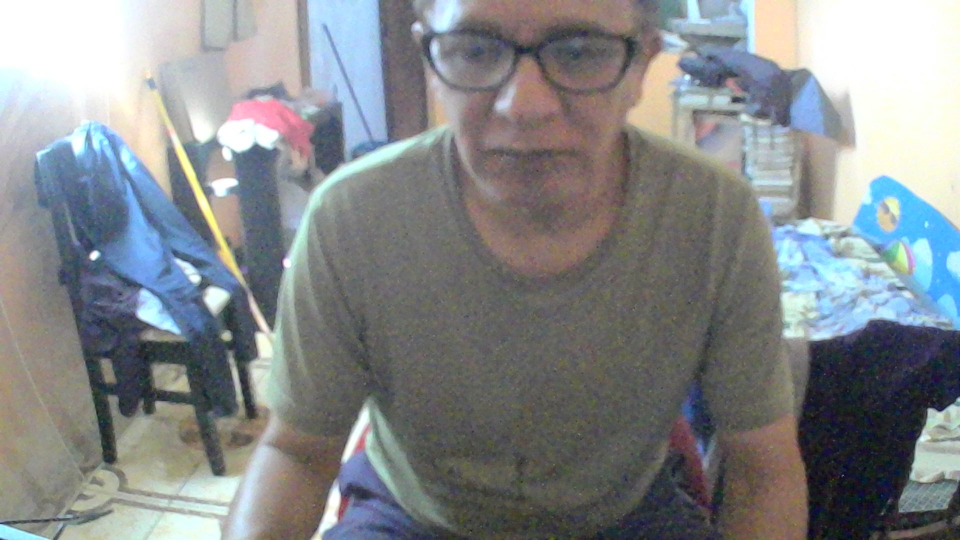
#> input picture temp_uploads/25853baf-da17-422c-9003-387f1fdacb59.jpg, 1920 x 1080 px (shown at 1/2 size)
$ python -i image_preprocessor_v2.py   (imports and definitions only)
#> lines starting #> are read from the running program, lines starting #| are printed output that depends on the picture
"""
Image Preprocessor V2 - Optimizado para Hojas de Respuestas
app/services/image_preprocessor_v2.py

MEJORAS V2:
- Aumento de contraste más agresivo (CLAHE)
- Binarización adaptativa optimizada para texto manuscrito
- Detección y corrección de perspectiva mejorada
- Reducción de sombras
- Nitidez enfocada en áreas de texto
"""

import cv2
import numpy as np
from pathlib import Path
from typing import Tuple, Dict
import os


class ImagePreprocessorV2:
    """
    Pre-procesador de imágenes optimizado para hojas de examen.
    """

    def __init__(self):
        self.debug_mode = False

    # [97 lines left out: functions corregir_perspectiva, _order_points, _four_point_transform, mejorar_contraste_clahe, not called in this run]

    def reducir_sombras(self, imagen: np.ndarray) -> np.ndarray:
        """
        Reduce sombras usando división de imagen por background estimado.
        """
        try:
            # Convertir a escala de grises
            gray = cv2.cvtColor(imagen, cv2.COLOR_BGR2GRAY)

            # Estimar background usando desenfoque grande
            background = cv2.GaussianBlur(gray, (51, 51), 0)

            # Dividir para normalizar iluminación
            normalized = cv2.divide(gray, background, scale=255)

            # Convertir de vuelta a BGR
            imagen_sin_sombras = cv2.cvtColor(normalized, cv2.COLOR_GRAY2BGR)

            return imagen_sin_sombras

        except Exception as e:
            print(f"⚠️  Error en reducción de sombras: {e}")
            return imagen

    # [47 lines left out: functions aumentar_nitidez, binarizar_adaptativo, not called in this run]

    def procesar_completo(self, imagen_path: str) -> Tuple[str, Dict]:
        """
        Pipeline completo de pre-procesamiento V2 con ZOOM 2X.

        Orden optimizado:
        1. ZOOM 2X (primero, para mayor resolución)
        2. Reducir sombras
        3. Corregir perspectiva
        4. Mejorar contraste (CLAHE)
        5. Aumentar nitidez
        6. Threshold Otsu

        Args:
            imagen_path: Ruta de la imagen original

        Returns:
            tuple: (ruta_imagen_procesada, metadata)
        """

        print("🔧 Iniciando pre-procesamiento OpenCV V2 + ZOOM 2X...")

        try:
            # Cargar imagen
            imagen = cv2.imread(imagen_path)
#> imagen is the input picture: shape (1080, 1920, 3); mean B, G, R 138.3, 136.4, 132.9

            if imagen is None:
                raise ValueError(f"No se pudo cargar la imagen: {imagen_path}")

            h, w = imagen.shape[:2]
#> h = 1080; w = 1920
            print(f"📐 Original: {w}x{h}px")
#| 📐 Original: 1920x1080px

            # Pipeline de procesamiento
            metadata = {
                "original_size": (w, h),
                "pasos_aplicados": []
            }

            # ================================================================
            # PASO 0: ZOOM 2X (NUEVO)
            # ================================================================
            nuevo_ancho = int(w * 2)
#> nuevo_ancho = 3840
            nuevo_alto = int(h * 2)
#> nuevo_alto = 2160

            # Interpolación bicúbica para mejor calidad
            imagen = cv2.resize(
                imagen,
                (nuevo_ancho, nuevo_alto),
                interpolation=cv2.INTER_CUBIC
            )
#> imagen: shape (2160, 3840, 3)

            metadata["pasos_aplicados"].append("zoom_2x")
            metadata["zoom_size"] = (nuevo_ancho, nuevo_alto)
            print(f"✅ Zoom 2x aplicado: {nuevo_ancho}x{nuevo_alto}px")
#| ✅ Zoom 2x aplicado: 3840x2160px

            # ================================================================
            # PASO 1: Reducir sombras
            # ================================================================
            imagen = self.reducir_sombras(imagen)
#> in reducir_sombras, `gray = cv2.cvtColor(imagen, cv2.COLOR_BGR2GRAY)`:
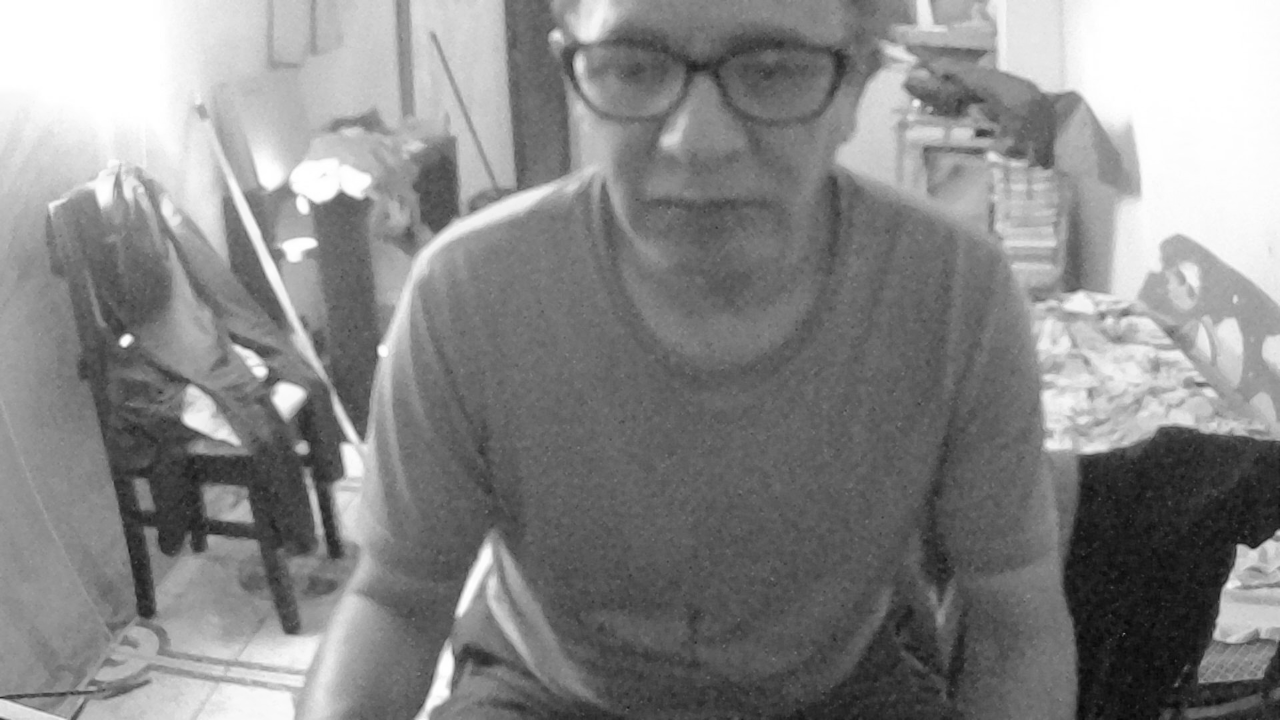
#> gray: shape (2160, 3840) (shown at 1/3 size); min 4, max 255, mean 135.6
#> in reducir_sombras, `normalized = cv2.divide(gray, background, scale=255)`:
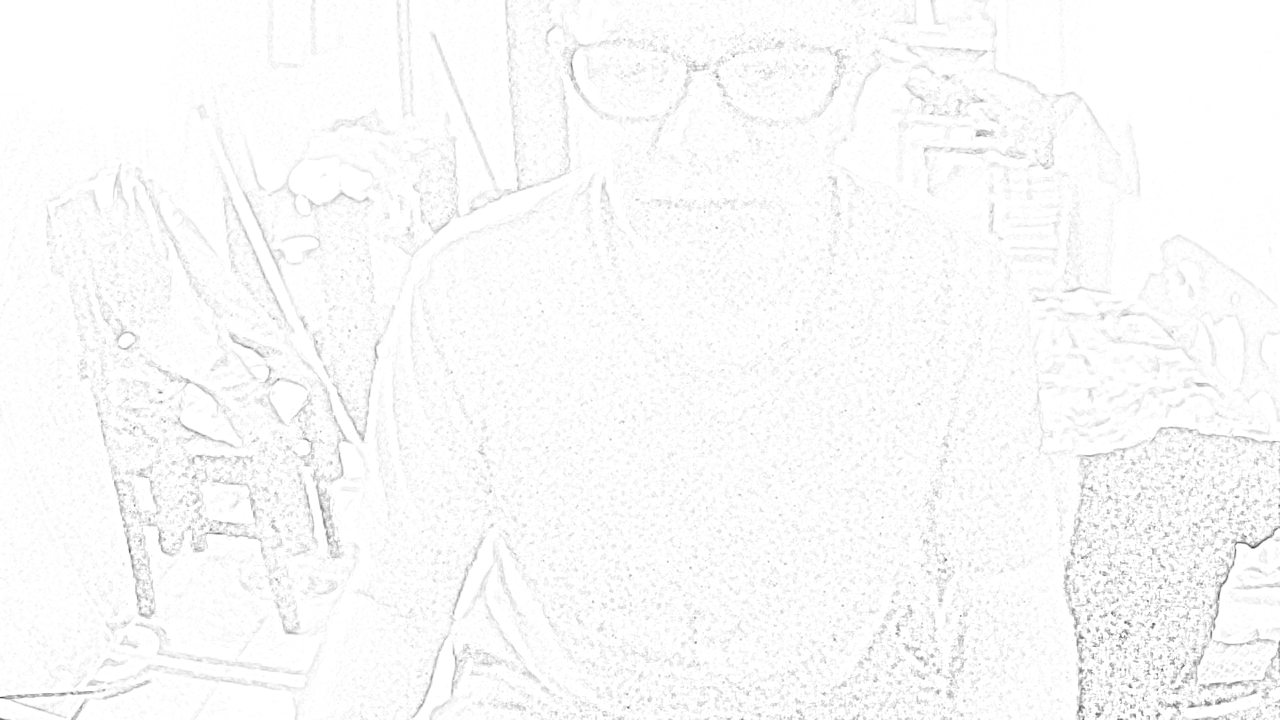
#> normalized: shape (2160, 3840) (shown at 1/3 size); min 40, max 255, mean 250.2
            metadata["pasos_aplicados"].append("reduccion_sombras")
            print("✅ Sombras reducidas")

            # ================================================================
            # PASO 2: Corregir perspectiva - DESACTIVADO
            # ================================================================
            # NOTA: La corrección automática de perspectiva estaba reduciendo
            # la imagen drásticamente (de 2880x3840 a 139x89). Desactivado.
            # imagen = self.corregir_perspectiva(imagen)
            # metadata["pasos_aplicados"].append("correccion_perspectiva")
            print("⏭️  Perspectiva: omitida (evita reducción de imagen)")

            # ================================================================
            # PASO 3: Mejorar contraste con CLAHE (más agresivo)
            # ================================================================
            try:
                lab = cv2.cvtColor(imagen, cv2.COLOR_BGR2LAB)
#> lab: shape (2160, 3840, 3); mean of channels 0, 1, 2 250.8, 128, 128
                l, a, b = cv2.split(lab)
#> a: shape (2160, 3840); every value is 128

                # CLAHE más agresivo para zoom
                clahe = cv2.createCLAHE(clipLimit=4.0, tileGridSize=(8, 8))
                l_clahe = clahe.apply(l)
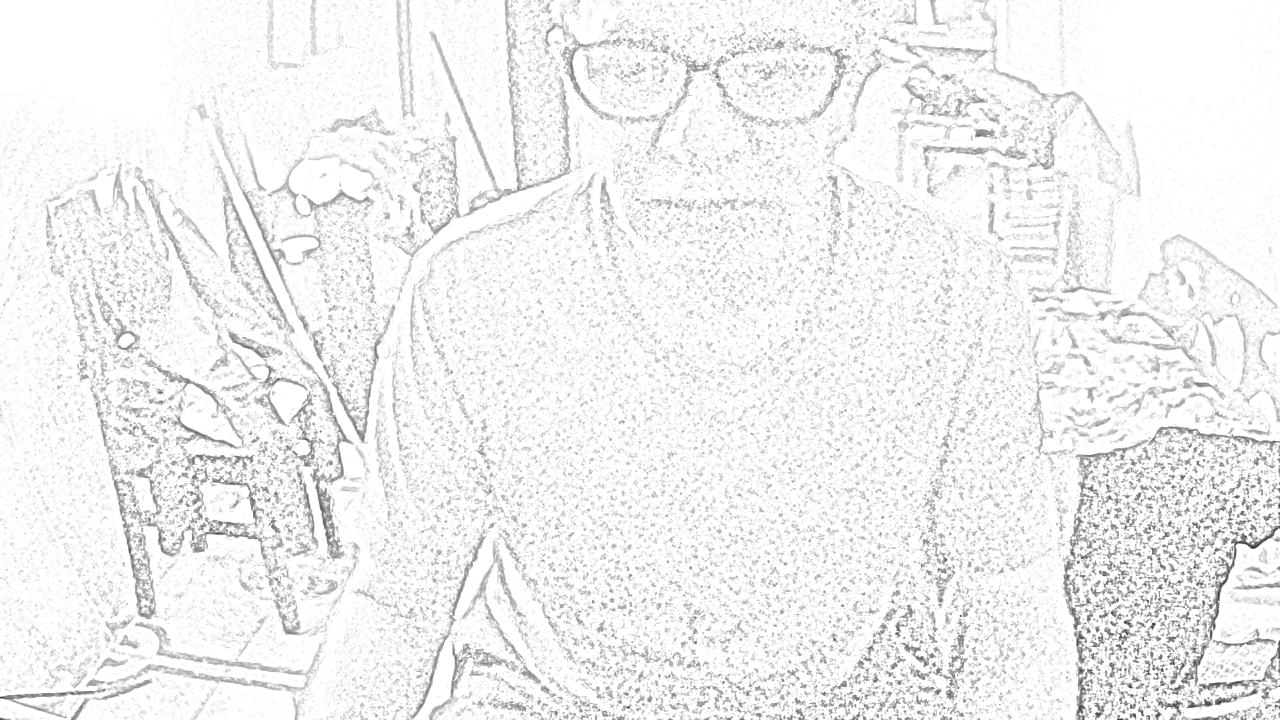
#> l_clahe: shape (2160, 3840) (shown at 1/3 size); min 23, max 255, mean 240.7

                lab_clahe = cv2.merge([l_clahe, a, b])
#> lab_clahe: shape (2160, 3840, 3); mean of channels 0, 1, 2 240.7, 128, 128
                imagen = cv2.cvtColor(lab_clahe, cv2.COLOR_LAB2BGR)

                metadata["pasos_aplicados"].append("clahe_agresivo")
                print("✅ Contraste mejorado (CLAHE agresivo)")
            except Exception as e:
                print(f"⚠️  CLAHE falló: {e}")

            # ================================================================
            # PASO 4: Aumentar nitidez (más agresivo)
            # ================================================================
            try:
                # Kernel de nitidez más fuerte
                kernel = np.array([
                    [-1, -1, -1],
                    [-1, 10, -1],  # Centro más fuerte
                    [-1, -1, -1]
                ])

                imagen = cv2.filter2D(imagen, -1, kernel)
                metadata["pasos_aplicados"].append("nitidez_agresiva")
                print("✅ Nitidez aumentada (agresiva)")
            except Exception as e:
                print(f"⚠️  Nitidez falló: {e}")

            # ================================================================
            # PASO 5: Threshold Otsu
            # ================================================================
            try:
                gray = cv2.cvtColor(imagen, cv2.COLOR_BGR2GRAY)

                # Otsu threshold
                _, thresh = cv2.threshold(gray, 0, 255, cv2.THRESH_BINARY + cv2.THRESH_OTSU)
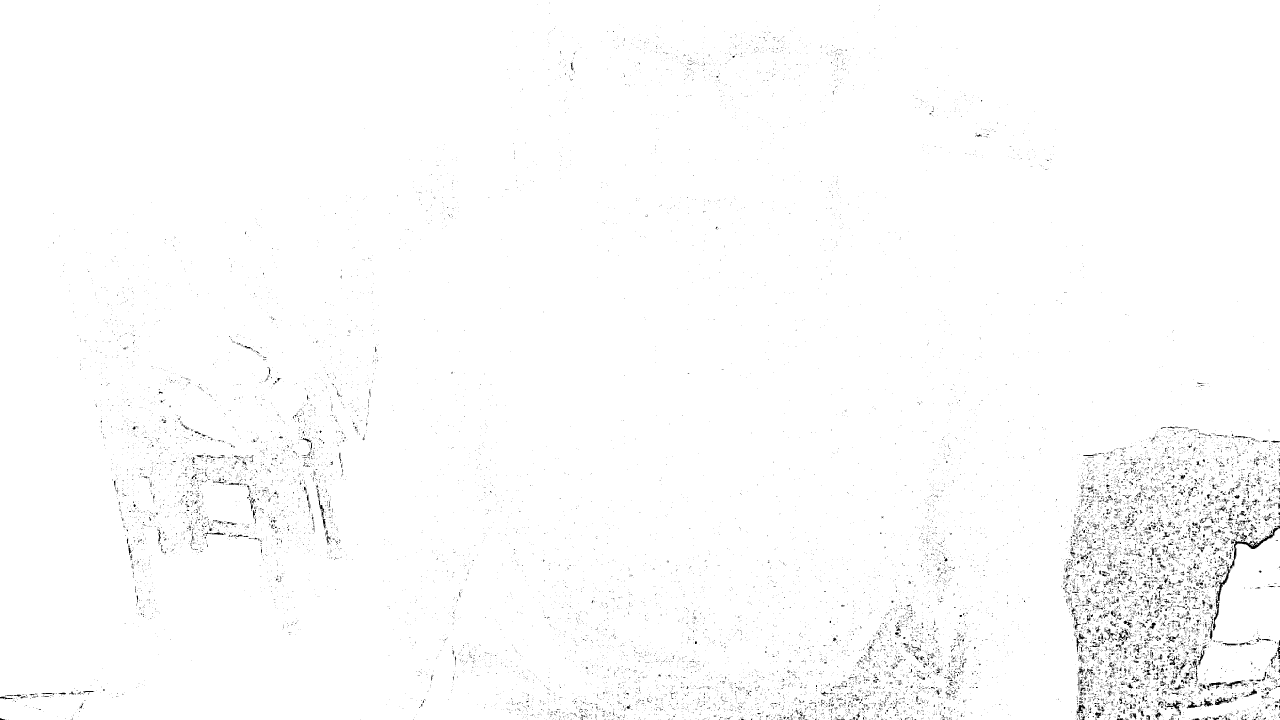
#> thresh: shape (2160, 3840) (shown at 1/3 size); 98.8% white; black in thin lines or dots

                # Convertir de vuelta a BGR
                imagen_final = cv2.cvtColor(thresh, cv2.COLOR_GRAY2BGR)
#> imagen_final: shape (2160, 3840, 3); 98.8% white; black in thin lines or dots

                metadata["pasos_aplicados"].append("threshold_otsu")
                print("✅ Threshold Otsu aplicado")
            except Exception as e:
                print(f"⚠️  Threshold falló: {e}")
                imagen_final = imagen

            # ================================================================
            # GUARDAR
            # ================================================================
            path_obj = Path(imagen_path)
            output_dir = path_obj.parent
            output_filename = f"{path_obj.stem}_processed_v2_zoom2x{path_obj.suffix}"
            output_path = output_dir / output_filename

            cv2.imwrite(str(output_path), imagen_final)

            metadata["output_path"] = str(output_path)
            metadata["output_size"] = imagen_final.shape[:2]

            print(f"✅ Guardado: {output_path}")

            final_h, final_w = imagen_final.shape[:2]
#> final_h = 2160; final_w = 3840
            print(f"📐 Final: {final_w}x{final_h}px")
#| 📐 Final: 3840x2160px

            return str(output_path), metadata

        except Exception as e:
            print(f"❌ Error en pre-procesamiento: {e}")
            # En caso de error, retornar imagen original
            return imagen_path, {"error": str(e), "used": False}

>>> result = ImagePreprocessorV2().procesar_completo('../../temp_uploads/25853baf-da17-422c-9003-387f1fdacb59.jpg')

$ run again, on temp_uploads/e1220230-0de3-4c63-9a82-aa211cac945b.jpg
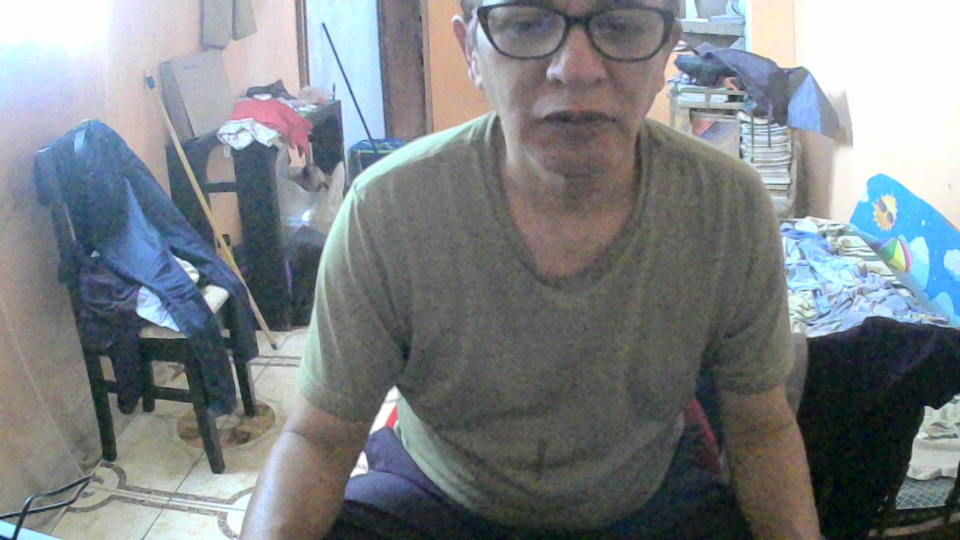
#> input picture temp_uploads/e1220230-0de3-4c63-9a82-aa211cac945b.jpg, 1920 x 1080 px (shown at 1/2 size)
#> in procesar_completo, imagen is the input picture: shape (1080, 1920, 3); mean B, G, R 132.8, 129.5, 124.5
#| 📐 Original: 1920x1080px
#| ✅ Zoom 2x aplicado: 3840x2160px
#> lab: shape (2160, 3840, 3); mean of channels 0, 1, 2 249.4, 128, 128
#> a: shape (2160, 3840); every value is 128
#> in procesar_completo, `l_clahe = clahe.apply(l)`:
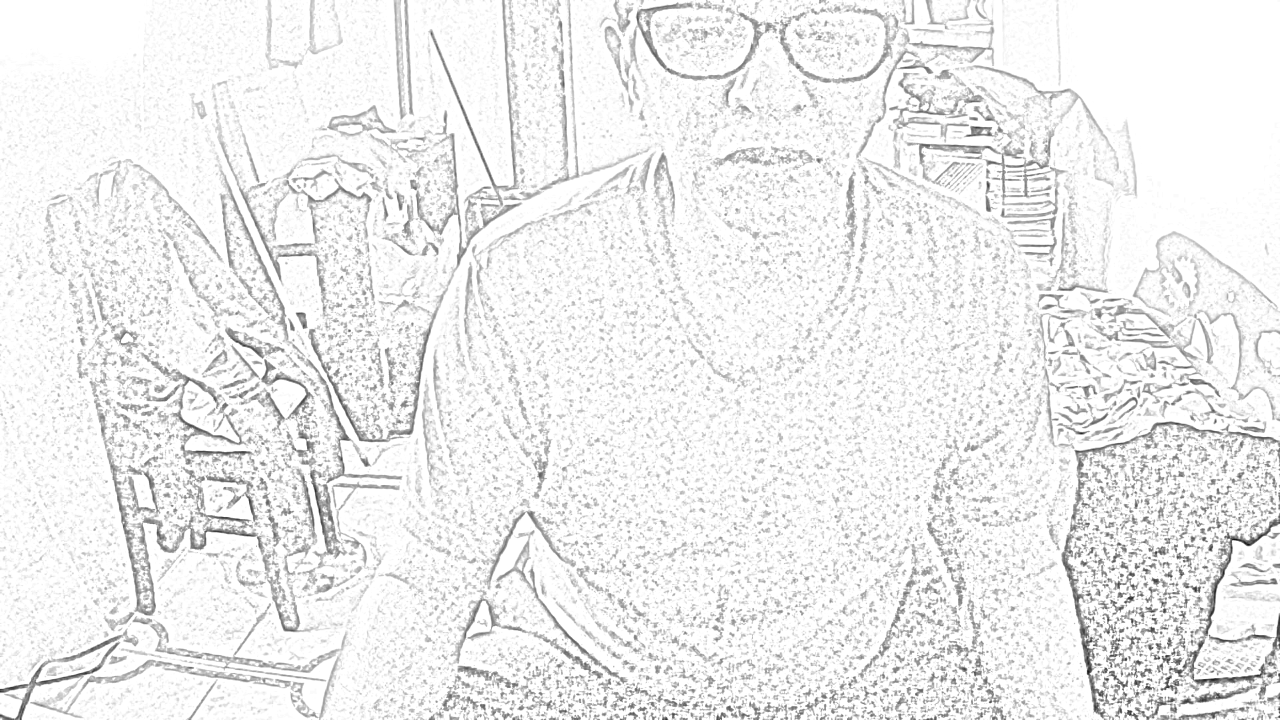
#> l_clahe: shape (2160, 3840) (shown at 1/3 size); min 2, max 255, mean 237.9
#> lab_clahe: shape (2160, 3840, 3); mean of channels 0, 1, 2 237.9, 128, 128
#> in procesar_completo, `_, thresh = cv2.threshold(gray, 0, 255, cv2.THRESH_BINARY + cv2.THRESH..`:
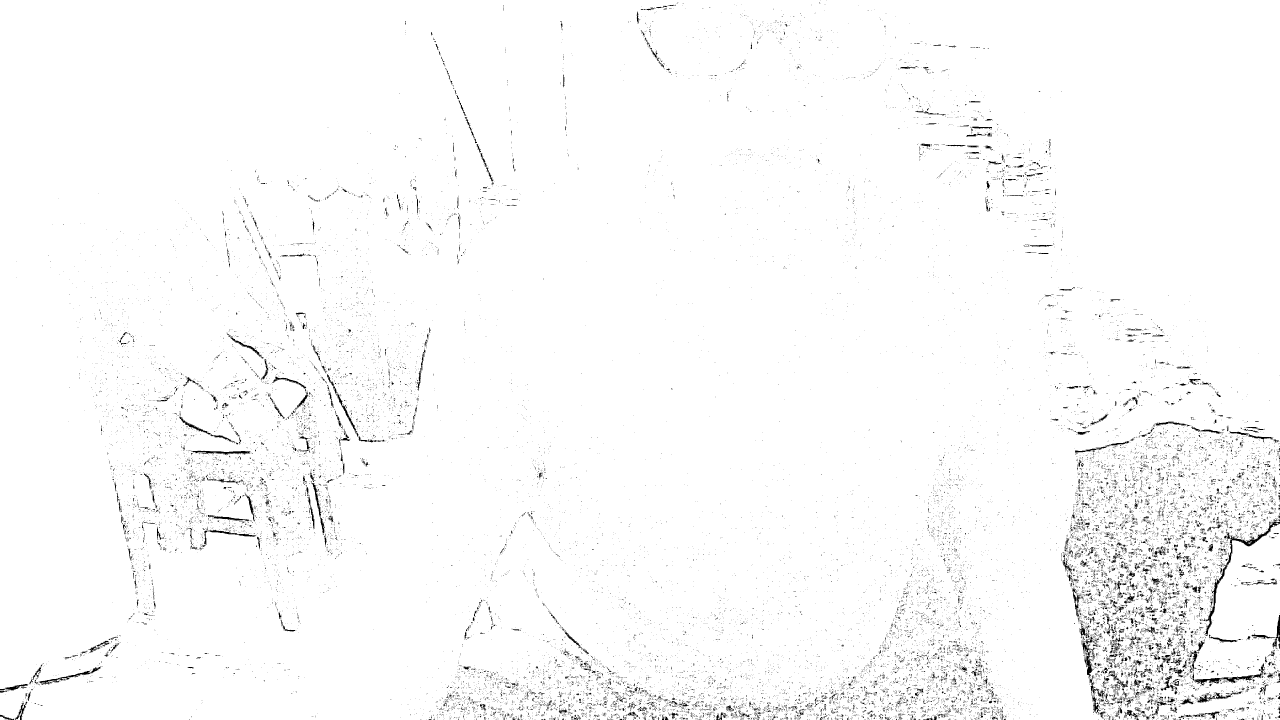
#> thresh: shape (2160, 3840) (shown at 1/3 size); 98.1% white; black in thin lines or dots
#> imagen_final: shape (2160, 3840, 3); 98.1% white; black in thin lines or dots
#| 📐 Final: 3840x2160px
